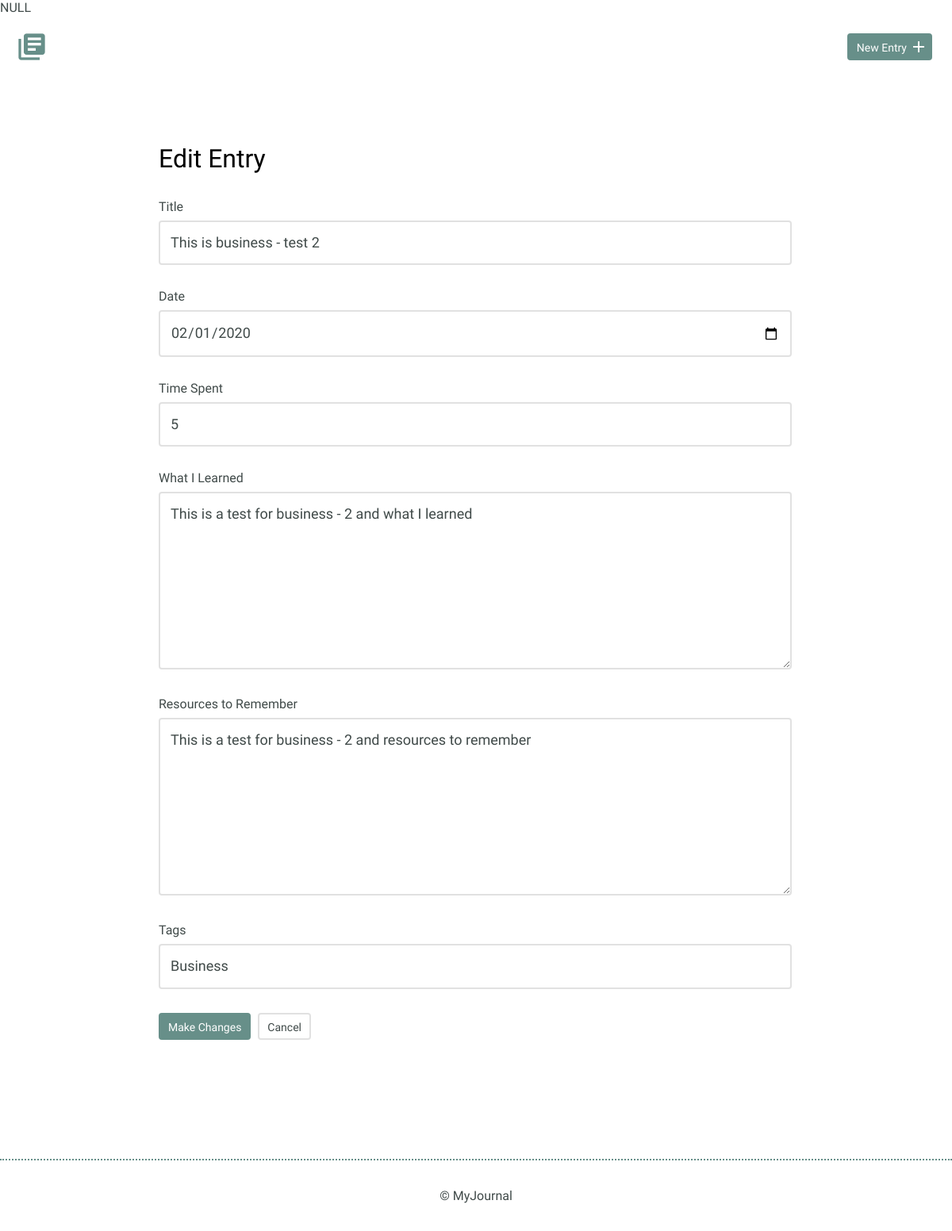
/edit.php?id=29, run on the app's committed database.
### tables this page shows
CREATE TABLE "entries" (
	"id"	INTEGER PRIMARY KEY AUTOINCREMENT,
	"title"	TEXT,
	"entrydate"	TEXT,
	"time_spent"	INTEGER,
	"learned"	BLOB,
	"resources"	BLOB,
	"tags"	TEXT
);

### inc/functions.php (called while the page is built, shortened)
<?php
function Get_Entry($id, $tags=null) {
  include('inc/connection.php');
  if ($tags) {
    $sql = 'SELECT title, entrydate, time_spent, learned, resources, tags FROM entries WHERE id = ? AND tags = ?';
  } else {
    $sql = 'SELECT title, entrydate, time_spent, learned, resources, tags FROM entries WHERE id = ?';
  }
  try {
      $result = $db->prepare($sql);
      $result->bindParam(1, $id, PDO::PARAM_INT);
      $result->execute();
      return $result->fetch();
    } catch (Exception $e) {
      echo "Error!: " . $e->getMessage() . "<br />";
      return array();
    }
}
?>

### edit.php (the view, shortened to what this page needs)
<!DOCTYPE html>
<?php
include("inc/functions.php");
if(isset($_GET['id'])) {
  $id = $_GET['id'];
  var_dump($_SESSION['id']);
  $Entry = Get_Entry($id);
} else {
  $error_message = 'Cannot find the journal entry';
}
?>
<html>
    <head>
      <link rel="stylesheet" href="css/normalize.css">
      <link rel="stylesheet" href="css/site.css">
    </head>
    <body>
        <header>
            <div class="container">
                <div class="site-header">
                    <a class="logo" href="index.html"><i class="material-icons">library_books</i></a>
                    <a class="button icon-right" href="new.php"><span>New Entry</span> <i class="material-icons">add</i></a>
                </div>
            </div>
        </header>
        <section>
            <div class="container">
                <div class="edit-entry">
                    <h2>Edit Entry</h2>
                    <form method='POST' action='edit.php?id="<?php echo $id ?>"'>
                        <label for="title"> Title</label>
                        <input id="title" type="text" name="title" value="<?php echo $Entry['title']?>"><br>
                        <label for="date">Date</label>
                        <input id="date" type="date" name="date" value="<?php echo $Entry['entrydate']?>"><br>
                        <label for="time-spent"> Time Spent</label>
                        <input id="timeSpent" type="text" name="timeSpent" value="<?php echo $Entry['time_spent']?>"><br>
                        <label for="what-i-learned">What I Learned</label>
                        <textarea id="whatILearned" rows="5" name="whatILearned"><?php echo $Entry['learned']?></textarea>
                        <label for="resources-to-remember">Resources to Remember</label>
                        <textarea id="ResourcesToRemember" rows="5" name="ResourcesToRemember"><?php echo $Entry['resources']?></textarea>
                        <label for="title"> Tags</label>
                        <input id="title" type="text" name="tags" value="<?php echo $Entry['tags']?>"><br>
                        <input type="submit" value="Make Changes" class="button">
                        <a href='detail.php?id="<?php echo $id ?>"' class="button button-secondary">Cancel</a>
                    </form>
                </div>
            </div>
        </section>
        <footer>
            <div>
                &copy; MyJournal
            </div>
        </footer>
    </body>
</html>

### css/site.css (style rules this page uses)
body { font-size: 16px; color: #404a49; font-family: 'Cousine', serif; font-weight: 400; }
.container { margin: 0 auto; padding: 0 25px; }
header .site-header { margin: 0 auto; height: 95px; }
header .logo i { color: #678f89; margin: 20px 0 0 -5px; float: left; font-size: 40px; }
header .button { float: right; margin: 33px 0 0 0; }
footer { text-align: center; padding: 35px 0; border-top: 2px dotted #678f89; }
.button { padding: 8px 10px 6px 10px; background: #678f89; border: 2px solid #678f89; border-radius: 4px; text-decoration: none; color: #FFF; position: relative; text-align: center; font-size: 14px; }
.button.button-secondary { background: #FFF; border: 2px solid #e1e1e1; color: #404a49; }
.button.icon-right { padding-right: 30px; top: -10px; }
.button.icon-right i { position: absolute; top: 3px; right: 3px; }
h1, h2, h3 { margin: 0; font-weight: 400; line-height: 1em; color: #000; }
h2 { font-size: 32px; }
.entry-list, .edit-entry, .new-entry { max-width: 800px; margin: 0 auto; padding: 70px 0 150px 0; }
.edit-entry h2, .new-entry h2 { margin-bottom: 35px; }
form label { display: block; margin-bottom: 8px; }
form input[type=text], form input[type=password], form input[type=date], form textarea { border: 2px solid #e1e1e1; font-size: 18px; line-height: 1.8em; padding:10px 13px; margin-bottom: 30px; border-radius: 4px; width: calc(100% - 32px); }
.edit-entry form textarea, select .new-entry form textarea, select { min-height: 200px; }
input[type=submit] { margin-right: 5px; }

### data on the page
entries: title "This is business - test 2", date "02/01/2020", timeSpent "5", whatILearned "This is a test for business - 2 and what I learned", ResourcesToRemember "This is a test for business - 2 and resources to remember", tags "Business"
